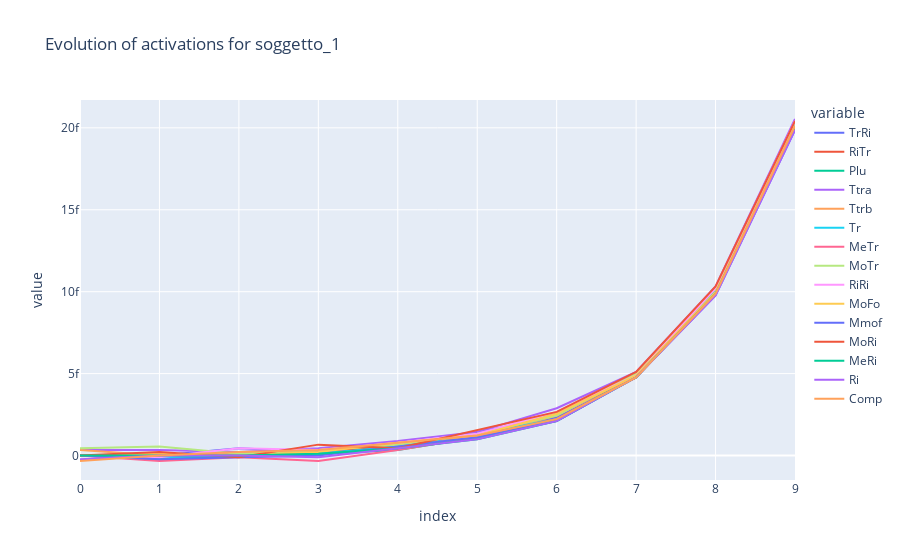
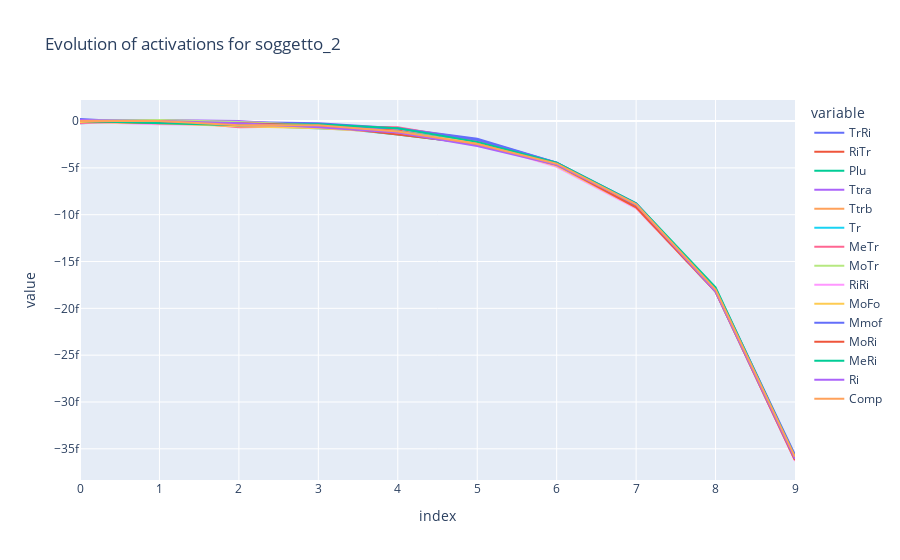
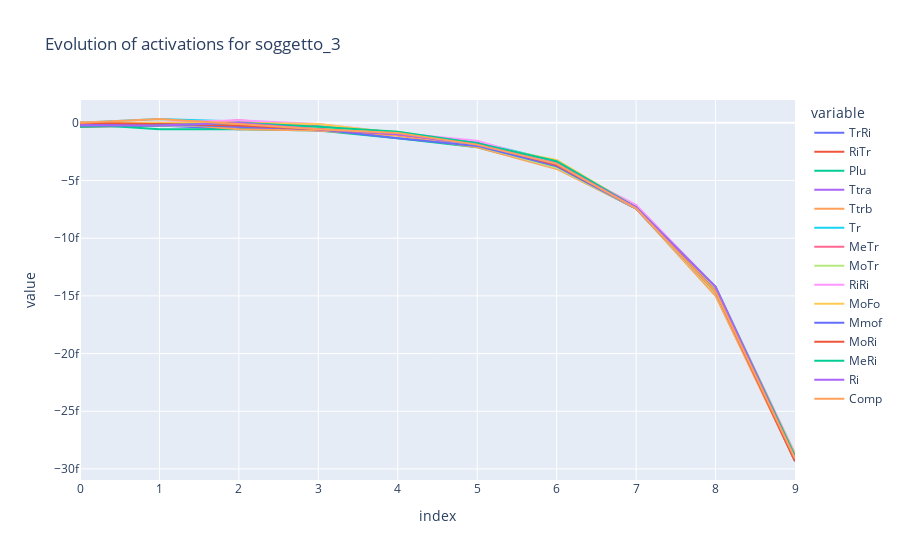

Notebook cell for these charts, in order:
### Code cell
# plot lineplots with plotly express for each subject
for subject in subjects:
    fig = px.line(df_evolve_dict_in[subject], title="Evolution of activations for {}".format(subject))
    fig.show()

### Figure 1 — Plotly figure (JSON) as saved in the notebook; plotly's stock layout.template omitted (floating-point values rounded to 4 significant figures)
{"data": [{"hovertemplate": "variable=TrRi<br>index=%{x}<br>value=%{y}<extra></extra>", "legendgroup": "TrRi", "line": {"color": "#636efa", "dash": "solid"}, "marker": {"symbol": "circle"}, "mode": "lines", "name": "TrRi", "orientation": "v", "showlegend": true, "type": "scatter", "x": [0, 1, 2, 3, 4, 5, 6, 7, 8, 9], "xaxis": "x", "y": [0, 0, 4.441e-16, 2.22e-16, 5.551e-16, 1.443e-15, 2.331e-15, 4.774e-15, 1.01e-14, 2.032e-14], "yaxis": "y"}, {"hovertemplate": "variable=RiTr<br>index=%{x}<br>value=%{y}<extra></extra>", "legendgroup": "RiTr", "line": {"color": "#EF553B", "dash": "solid"}, "marker": {"symbol": "circle"}, "mode": "lines", "name": "RiTr", "orientation": "v", "showlegend": true, "type": "scatter", "x": [0, 1, 2, 3, 4, 5, 6, 7, 8, 9], "xaxis": "x", "y": [0, -1.11e-16, 1.11e-16, 3.331e-16, 4.441e-16, 1.332e-15, 2.22e-15, 4.774e-15, 9.881e-15, 2.01e-14], "yaxis": "y"}, {"hovertemplate": "variable=Plu<br>index=%{x}<br>value=%{y}<extra></extra>", "legendgroup": "Plu", "line": {"color": "#00cc96", "dash": "solid"}, "marker": {"symbol": "circle"}, "mode": "lines", "name": "Plu", "orientation": "v", "showlegend": true, "type": "scatter", "x": [0, 1, 2, 3, 4, 5, 6, 7, 8, 9], "xaxis": "x", "y": [0, -2.22e-16, 0, 1.11e-16, 3.331e-16, 1.11e-15, 2.554e-15, 4.774e-15, 9.881e-15, 2.01e-14], "yaxis": "y"}, {"hovertemplate": "variable=Ttra<br>index=%{x}<br>value=%{y}<extra></extra>", "legendgroup": "Ttra", "line": {"color": "#ab63fa", "dash": "solid"}, "marker": {"symbol": "circle"}, "mode": "lines", "name": "Ttra", "orientation": "v", "showlegend": true, "type": "scatter", "x": [0, 1, 2, 3, 4, 5, 6, 7, 8, 9], "xaxis": "x", "y": [3.331e-16, 3.331e-16, 2.22e-16, 4.441e-16, 8.882e-16, 1.443e-15, 2.887e-15, 5.107e-15, 1.033e-14, 2.054e-14], "yaxis": "y"}, {"hovertemplate": "variable=Ttrb<br>index=%{x}<br>value=%{y}<extra></extra>", "legendgroup": "Ttrb", "line": {"color": "#FFA15A", "dash": "solid"}, "marker": {"symbol": "circle"}, "mode": "lines", "name": "Ttrb", "orientation": "v", "showlegend": true, "type": "scatter", "x": [0, 1, 2, 3, 4, 5, 6, 7, 8, 9], "xaxis": "x", "y": [3.331e-16, 0, 0, 3.331e-16, 6.661e-16, 1.11e-15, 2.442e-15, 4.885e-15, 1.01e-14, 2.021e-14], "yaxis": "y"}, {"hovertemplate": "variable=Tr<br>index=%{x}<br>value=%{y}<extra></extra>", "legendgroup": "Tr", "line": {"color": "#19d3f3", "dash": "solid"}, "marker": {"symbol": "circle"}, "mode": "lines", "name": "Tr", "orientation": "v", "showlegend": true, "type": "scatter", "x": [0, 1, 2, 3, 4, 5, 6, 7, 8, 9], "xaxis": "x", "y": [0, -1.11e-16, 0, 1.11e-16, 5.551e-16, 1.332e-15, 2.22e-15, 4.774e-15, 1.01e-14, 2.032e-14], "yaxis": "y"}, {"hovertemplate": "variable=MeTr<br>index=%{x}<br>value=%{y}<extra></extra>", "legendgroup": "MeTr", "line": {"color": "#FF6692", "dash": "solid"}, "marker": {"symbol": "circle"}, "mode": "lines", "name": "MeTr", "orientation": "v", "showlegend": true, "type": "scatter", "x": [0, 1, 2, 3, 4, 5, 6, 7, 8, 9], "xaxis": "x", "y": [0, -3.331e-16, -1.11e-16, -3.331e-16, 3.331e-16, 1.11e-15, 2.22e-15, 4.774e-15, 9.881e-15, 2.01e-14], "yaxis": "y"}, {"hovertemplate": "variable=MoTr<br>index=%{x}<br>value=%{y}<extra></extra>", "legendgroup": "MoTr", "line": {"color": "#B6E880", "dash": "solid"}, "marker": {"symbol": "circle"}, "mode": "lines", "name": "MoTr", "orientation": "v", "showlegend": true, "type": "scatter", "x": [0, 1, 2, 3, 4, 5, 6, 7, 8, 9], "xaxis": "x", "y": [4.441e-16, 5.551e-16, 1.11e-16, 3.331e-16, 6.661e-16, 1.332e-15, 2.442e-15, 4.996e-15, 1.021e-14, 2.032e-14], "yaxis": "y"}, {"hovertemplate": "variable=RiRi<br>index=%{x}<br>value=%{y}<extra></extra>", "legendgroup": "RiRi", "line": {"color": "#FF97FF", "dash": "solid"}, "marker": {"symbol": "circle"}, "mode": "lines", "name": "RiRi", "orientation": "v", "showlegend": true, "type": "scatter", "x": [0, 1, 2, 3, 4, 5, 6, 7, 8, 9], "xaxis": "x", "y": [0, -1.11e-16, 4.441e-16, 3.331e-16, 7.772e-16, 1.332e-15, 2.665e-15, 4.885e-15, 1.021e-14, 2.043e-14], "yaxis": "y"}, {"hovertemplate": "variable=MoFo<br>index=%{x}<br>value=%{y}<extra></extra>", "legendgroup": "MoFo", "line": {"color": "#FECB52", "dash": "solid"}, "marker": {"symbol": "circle"}, "mode": "lines", "name": "MoFo", "orientation": "v", "showlegend": true, "type": "scatter", "x": [0, 1, 2, 3, 4, 5, 6, 7, 8, 9], "xaxis": "x", "y": [0, 1.11e-16, 0, 2.22e-16, 7.772e-16, 1.221e-15, 2.554e-15, 4.885e-15, 9.992e-15, 2.01e-14], "yaxis": "y"}, {"hovertemplate": "variable=Mmof<br>index=%{x}<br>value=%{y}<extra></extra>", "legendgroup": "Mmof", "line": {"color": "#636efa", "dash": "solid"}, "marker": {"symbol": "circle"}, "mode": "lines", "name": "Mmof", "orientation": "v", "showlegend": true, "type": "scatter", "x": [0, 1, 2, 3, 4, 5, 6, 7, 8, 9], "xaxis": "x", "y": [0, -2.22e-16, -1.11e-16, 0, 5.551e-16, 1.11e-15, 2.109e-15, 4.774e-15, 9.77e-15, 1.987e-14], "yaxis": "y"}, {"hovertemplate": "variable=MoRi<br>index=%{x}<br>value=%{y}<extra></extra>", "legendgroup": "MoRi", "line": {"color": "#EF553B", "dash": "solid"}, "marker": {"symbol": "circle"}, "mode": "lines", "name": "MoRi", "orientation": "v", "showlegend": true, "type": "scatter", "x": [0, 1, 2, 3, 4, 5, 6, 7, 8, 9], "xaxis": "x", "y": [0, 2.22e-16, -1.11e-16, 6.661e-16, 4.441e-16, 1.554e-15, 2.665e-15, 5.107e-15, 1.033e-14, 2.043e-14], "yaxis": "y"}, {"hovertemplate": "variable=MeRi<br>index=%{x}<br>value=%{y}<extra></extra>", "legendgroup": "MeRi", "line": {"color": "#00cc96", "dash": "solid"}, "marker": {"symbol": "circle"}, "mode": "lines", "name": "MeRi", "orientation": "v", "showlegend": true, "type": "scatter", "x": [0, 1, 2, 3, 4, 5, 6, 7, 8, 9], "xaxis": "x", "y": [0, 0, 0, 1.11e-16, 4.441e-16, 9.992e-16, 2.109e-15, 4.774e-15, 9.881e-15, 1.998e-14], "yaxis": "y"}, {"hovertemplate": "variable=Ri<br>index=%{x}<br>value=%{y}<extra></extra>", "legendgroup": "Ri", "line": {"color": "#ab63fa", "dash": "solid"}, "marker": {"symbol": "circle"}, "mode": "lines", "name": "Ri", "orientation": "v", "showlegend": true, "type": "scatter", "x": [0, 1, 2, 3, 4, 5, 6, 7, 8, 9], "xaxis": "x", "y": [-2.22e-16, 0, 0, -1.11e-16, 4.441e-16, 9.992e-16, 2.109e-15, 4.774e-15, 9.77e-15, 1.987e-14], "yaxis": "y"}, {"hovertemplate": "variable=Comp<br>index=%{x}<br>value=%{y}<extra></extra>", "legendgroup": "Comp", "line": {"color": "#FFA15A", "dash": "solid"}, "marker": {"symbol": "circle"}, "mode": "lines", "name": "Comp", "orientation": "v", "showlegend": true, "type": "scatter", "x": [0, 1, 2, 3, 4, 5, 6, 7, 8, 9], "xaxis": "x", "y": [-3.331e-16, 0, 2.22e-16, 3.331e-16, 7.772e-16, 1.221e-15, 2.22e-15, 4.774e-15, 9.881e-15, 2.01e-14], "yaxis": "y"}], "layout": {"legend": {"title": {"text": "variable"}, "tracegroupgap": 0}, "title": {"text": "Evolution of activations for soggetto_1"}, "xaxis": {"anchor": "y", "domain": [0, 1], "title": {"text": "index"}}, "yaxis": {"anchor": "x", "domain": [0, 1], "title": {"text": "value"}}}}

### Figure 2 — Plotly figure (JSON) as saved in the notebook; plotly's stock layout.template omitted (floating-point values rounded to 4 significant figures)
{"data": [{"hovertemplate": "variable=TrRi<br>index=%{x}<br>value=%{y}<extra></extra>", "legendgroup": "TrRi", "line": {"color": "#636efa", "dash": "solid"}, "marker": {"symbol": "circle"}, "mode": "lines", "name": "TrRi", "orientation": "v", "showlegend": true, "type": "scatter", "x": [0, 1, 2, 3, 4, 5, 6, 7, 8, 9], "xaxis": "x", "y": [2.22e-16, -2.22e-16, -1.11e-16, -2.22e-16, -7.772e-16, -1.887e-15, -4.441e-15, -8.771e-15, -1.799e-14, -3.575e-14], "yaxis": "y"}, {"hovertemplate": "variable=RiTr<br>index=%{x}<br>value=%{y}<extra></extra>", "legendgroup": "RiTr", "line": {"color": "#EF553B", "dash": "solid"}, "marker": {"symbol": "circle"}, "mode": "lines", "name": "RiTr", "orientation": "v", "showlegend": true, "type": "scatter", "x": [0, 1, 2, 3, 4, 5, 6, 7, 8, 9], "xaxis": "x", "y": [-1.11e-16, -1.11e-16, -2.22e-16, -6.661e-16, -9.992e-16, -2.442e-15, -4.552e-15, -9.104e-15, -1.799e-14, -3.619e-14], "yaxis": "y"}, {"hovertemplate": "variable=Plu<br>index=%{x}<br>value=%{y}<extra></extra>", "legendgroup": "Plu", "line": {"color": "#00cc96", "dash": "solid"}, "marker": {"symbol": "circle"}, "mode": "lines", "name": "Plu", "orientation": "v", "showlegend": true, "type": "scatter", "x": [0, 1, 2, 3, 4, 5, 6, 7, 8, 9], "xaxis": "x", "y": [0, 0, -3.331e-16, -5.551e-16, -1.443e-15, -2.442e-15, -4.552e-15, -9.215e-15, -1.821e-14, -3.619e-14], "yaxis": "y"}, {"hovertemplate": "variable=Ttra<br>index=%{x}<br>value=%{y}<extra></extra>", "legendgroup": "Ttra", "line": {"color": "#ab63fa", "dash": "solid"}, "marker": {"symbol": "circle"}, "mode": "lines", "name": "Ttra", "orientation": "v", "showlegend": true, "type": "scatter", "x": [0, 1, 2, 3, 4, 5, 6, 7, 8, 9], "xaxis": "x", "y": [1.11e-16, 1.11e-16, 0, -5.551e-16, -7.772e-16, -2.22e-15, -4.441e-15, -9.215e-15, -1.81e-14, -3.608e-14], "yaxis": "y"}, {"hovertemplate": "variable=Ttrb<br>index=%{x}<br>value=%{y}<extra></extra>", "legendgroup": "Ttrb", "line": {"color": "#FFA15A", "dash": "solid"}, "marker": {"symbol": "circle"}, "mode": "lines", "name": "Ttrb", "orientation": "v", "showlegend": true, "type": "scatter", "x": [0, 1, 2, 3, 4, 5, 6, 7, 8, 9], "xaxis": "x", "y": [-1.11e-16, -1.11e-16, -5.551e-16, -6.661e-16, -1.11e-15, -2.22e-15, -4.552e-15, -9.104e-15, -1.821e-14, -3.619e-14], "yaxis": "y"}, {"hovertemplate": "variable=Tr<br>index=%{x}<br>value=%{y}<extra></extra>", "legendgroup": "Tr", "line": {"color": "#19d3f3", "dash": "solid"}, "marker": {"symbol": "circle"}, "mode": "lines", "name": "Tr", "orientation": "v", "showlegend": true, "type": "scatter", "x": [0, 1, 2, 3, 4, 5, 6, 7, 8, 9], "xaxis": "x", "y": [-2.22e-16, 0, -4.441e-16, -7.772e-16, -1.11e-15, -2.331e-15, -4.552e-15, -9.215e-15, -1.821e-14, -3.619e-14], "yaxis": "y"}, {"hovertemplate": "variable=MeTr<br>index=%{x}<br>value=%{y}<extra></extra>", "legendgroup": "MeTr", "line": {"color": "#FF6692", "dash": "solid"}, "marker": {"symbol": "circle"}, "mode": "lines", "name": "MeTr", "orientation": "v", "showlegend": true, "type": "scatter", "x": [0, 1, 2, 3, 4, 5, 6, 7, 8, 9], "xaxis": "x", "y": [-2.22e-16, 1.11e-16, -6.661e-16, -5.551e-16, -6.661e-16, -2.109e-15, -4.552e-15, -9.104e-15, -1.799e-14, -3.608e-14], "yaxis": "y"}, {"hovertemplate": "variable=MoTr<br>index=%{x}<br>value=%{y}<extra></extra>", "legendgroup": "MoTr", "line": {"color": "#B6E880", "dash": "solid"}, "marker": {"symbol": "circle"}, "mode": "lines", "name": "MoTr", "orientation": "v", "showlegend": true, "type": "scatter", "x": [0, 1, 2, 3, 4, 5, 6, 7, 8, 9], "xaxis": "x", "y": [0, 1.11e-16, -1.11e-16, -4.441e-16, -1.221e-15, -2.331e-15, -4.552e-15, -9.215e-15, -1.821e-14, -3.619e-14], "yaxis": "y"}, {"hovertemplate": "variable=RiRi<br>index=%{x}<br>value=%{y}<extra></extra>", "legendgroup": "RiRi", "line": {"color": "#FF97FF", "dash": "solid"}, "marker": {"symbol": "circle"}, "mode": "lines", "name": "RiRi", "orientation": "v", "showlegend": true, "type": "scatter", "x": [0, 1, 2, 3, 4, 5, 6, 7, 8, 9], "xaxis": "x", "y": [-1.11e-16, -3.331e-16, -4.441e-16, -6.661e-16, -1.332e-15, -2.331e-15, -4.885e-15, -9.326e-15, -1.821e-14, -3.63e-14], "yaxis": "y"}, {"hovertemplate": "variable=MoFo<br>index=%{x}<br>value=%{y}<extra></extra>", "legendgroup": "MoFo", "line": {"color": "#FECB52", "dash": "solid"}, "marker": {"symbol": "circle"}, "mode": "lines", "name": "MoFo", "orientation": "v", "showlegend": true, "type": "scatter", "x": [0, 1, 2, 3, 4, 5, 6, 7, 8, 9], "xaxis": "x", "y": [-1.11e-16, -2.22e-16, -5.551e-16, -7.772e-16, -1.221e-15, -2.331e-15, -4.774e-15, -9.215e-15, -1.821e-14, -3.619e-14], "yaxis": "y"}, {"hovertemplate": "variable=Mmof<br>index=%{x}<br>value=%{y}<extra></extra>", "legendgroup": "Mmof", "line": {"color": "#636efa", "dash": "solid"}, "marker": {"symbol": "circle"}, "mode": "lines", "name": "Mmof", "orientation": "v", "showlegend": true, "type": "scatter", "x": [0, 1, 2, 3, 4, 5, 6, 7, 8, 9], "xaxis": "x", "y": [0, -1.11e-16, -4.441e-16, -4.441e-16, -7.772e-16, -1.998e-15, -4.441e-15, -8.993e-15, -1.787e-14, -3.564e-14], "yaxis": "y"}, {"hovertemplate": "variable=MoRi<br>index=%{x}<br>value=%{y}<extra></extra>", "legendgroup": "MoRi", "line": {"color": "#EF553B", "dash": "solid"}, "marker": {"symbol": "circle"}, "mode": "lines", "name": "MoRi", "orientation": "v", "showlegend": true, "type": "scatter", "x": [0, 1, 2, 3, 4, 5, 6, 7, 8, 9], "xaxis": "x", "y": [0, -2.22e-16, -2.22e-16, -4.441e-16, -1.443e-15, -2.442e-15, -4.663e-15, -9.215e-15, -1.821e-14, -3.619e-14], "yaxis": "y"}, {"hovertemplate": "variable=MeRi<br>index=%{x}<br>value=%{y}<extra></extra>", "legendgroup": "MeRi", "line": {"color": "#00cc96", "dash": "solid"}, "marker": {"symbol": "circle"}, "mode": "lines", "name": "MeRi", "orientation": "v", "showlegend": true, "type": "scatter", "x": [0, 1, 2, 3, 4, 5, 6, 7, 8, 9], "xaxis": "x", "y": [0, -2.22e-16, -4.441e-16, -3.331e-16, -7.772e-16, -2.22e-15, -4.441e-15, -8.771e-15, -1.776e-14, -3.586e-14], "yaxis": "y"}, {"hovertemplate": "variable=Ri<br>index=%{x}<br>value=%{y}<extra></extra>", "legendgroup": "Ri", "line": {"color": "#ab63fa", "dash": "solid"}, "marker": {"symbol": "circle"}, "mode": "lines", "name": "Ri", "orientation": "v", "showlegend": true, "type": "scatter", "x": [0, 1, 2, 3, 4, 5, 6, 7, 8, 9], "xaxis": "x", "y": [0, 0, -2.22e-16, -6.661e-16, -1.221e-15, -2.665e-15, -4.663e-15, -8.882e-15, -1.821e-14, -3.608e-14], "yaxis": "y"}, {"hovertemplate": "variable=Comp<br>index=%{x}<br>value=%{y}<extra></extra>", "legendgroup": "Comp", "line": {"color": "#FFA15A", "dash": "solid"}, "marker": {"symbol": "circle"}, "mode": "lines", "name": "Comp", "orientation": "v", "showlegend": true, "type": "scatter", "x": [0, 1, 2, 3, 4, 5, 6, 7, 8, 9], "xaxis": "x", "y": [0, 0, -4.441e-16, -4.441e-16, -1.11e-15, -2.442e-15, -4.552e-15, -8.882e-15, -1.799e-14, -3.586e-14], "yaxis": "y"}], "layout": {"legend": {"title": {"text": "variable"}, "tracegroupgap": 0}, "title": {"text": "Evolution of activations for soggetto_2"}, "xaxis": {"anchor": "y", "domain": [0, 1], "title": {"text": "index"}}, "yaxis": {"anchor": "x", "domain": [0, 1], "title": {"text": "value"}}}}

### Figure 3 — Plotly figure (JSON) as saved in the notebook; plotly's stock layout.template omitted (floating-point values rounded to 4 significant figures)
{"data": [{"hovertemplate": "variable=TrRi<br>index=%{x}<br>value=%{y}<extra></extra>", "legendgroup": "TrRi", "line": {"color": "#636efa", "dash": "solid"}, "marker": {"symbol": "circle"}, "mode": "lines", "name": "TrRi", "orientation": "v", "showlegend": true, "type": "scatter", "x": [0, 1, 2, 3, 4, 5, 6, 7, 8, 9], "xaxis": "x", "y": [0, -2.22e-16, -5.551e-16, -3.331e-16, -8.882e-16, -1.887e-15, -3.775e-15, -7.438e-15, -1.465e-14, -2.931e-14], "yaxis": "y"}, {"hovertemplate": "variable=RiTr<br>index=%{x}<br>value=%{y}<extra></extra>", "legendgroup": "RiTr", "line": {"color": "#EF553B", "dash": "solid"}, "marker": {"symbol": "circle"}, "mode": "lines", "name": "RiTr", "orientation": "v", "showlegend": true, "type": "scatter", "x": [0, 1, 2, 3, 4, 5, 6, 7, 8, 9], "xaxis": "x", "y": [-3.331e-16, -2.22e-16, 0, -5.551e-16, -8.882e-16, -1.887e-15, -3.775e-15, -7.438e-15, -1.465e-14, -2.909e-14], "yaxis": "y"}, {"hovertemplate": "variable=Plu<br>index=%{x}<br>value=%{y}<extra></extra>", "legendgroup": "Plu", "line": {"color": "#00cc96", "dash": "solid"}, "marker": {"symbol": "circle"}, "mode": "lines", "name": "Plu", "orientation": "v", "showlegend": true, "type": "scatter", "x": [0, 1, 2, 3, 4, 5, 6, 7, 8, 9], "xaxis": "x", "y": [-1.11e-16, -5.551e-16, -5.551e-16, -6.661e-16, -1.332e-15, -2.109e-15, -3.886e-15, -7.438e-15, -1.477e-14, -2.931e-14], "yaxis": "y"}, {"hovertemplate": "variable=Ttra<br>index=%{x}<br>value=%{y}<extra></extra>", "legendgroup": "Ttra", "line": {"color": "#ab63fa", "dash": "solid"}, "marker": {"symbol": "circle"}, "mode": "lines", "name": "Ttra", "orientation": "v", "showlegend": true, "type": "scatter", "x": [0, 1, 2, 3, 4, 5, 6, 7, 8, 9], "xaxis": "x", "y": [-2.22e-16, -2.22e-16, -3.331e-16, -6.661e-16, -9.992e-16, -1.998e-15, -3.886e-15, -7.438e-15, -1.465e-14, -2.931e-14], "yaxis": "y"}, {"hovertemplate": "variable=Ttrb<br>index=%{x}<br>value=%{y}<extra></extra>", "legendgroup": "Ttrb", "line": {"color": "#FFA15A", "dash": "solid"}, "marker": {"symbol": "circle"}, "mode": "lines", "name": "Ttrb", "orientation": "v", "showlegend": true, "type": "scatter", "x": [0, 1, 2, 3, 4, 5, 6, 7, 8, 9], "xaxis": "x", "y": [-1.11e-16, 0, -5.551e-16, -6.661e-16, -1.11e-15, -2.109e-15, -3.997e-15, -7.438e-15, -1.499e-14, -2.931e-14], "yaxis": "y"}, {"hovertemplate": "variable=Tr<br>index=%{x}<br>value=%{y}<extra></extra>", "legendgroup": "Tr", "line": {"color": "#19d3f3", "dash": "solid"}, "marker": {"symbol": "circle"}, "mode": "lines", "name": "Tr", "orientation": "v", "showlegend": true, "type": "scatter", "x": [0, 1, 2, 3, 4, 5, 6, 7, 8, 9], "xaxis": "x", "y": [0, 3.331e-16, 1.11e-16, -2.22e-16, -8.882e-16, -1.665e-15, -3.331e-15, -7.327e-15, -1.443e-14, -2.898e-14], "yaxis": "y"}, {"hovertemplate": "variable=MeTr<br>index=%{x}<br>value=%{y}<extra></extra>", "legendgroup": "MeTr", "line": {"color": "#FF6692", "dash": "solid"}, "marker": {"symbol": "circle"}, "mode": "lines", "name": "MeTr", "orientation": "v", "showlegend": true, "type": "scatter", "x": [0, 1, 2, 3, 4, 5, 6, 7, 8, 9], "xaxis": "x", "y": [-1.11e-16, -2.22e-16, 2.22e-16, -3.331e-16, -8.882e-16, -1.887e-15, -3.442e-15, -7.327e-15, -1.432e-14, -2.898e-14], "yaxis": "y"}, {"hovertemplate": "variable=MoTr<br>index=%{x}<br>value=%{y}<extra></extra>", "legendgroup": "MoTr", "line": {"color": "#B6E880", "dash": "solid"}, "marker": {"symbol": "circle"}, "mode": "lines", "name": "MoTr", "orientation": "v", "showlegend": true, "type": "scatter", "x": [0, 1, 2, 3, 4, 5, 6, 7, 8, 9], "xaxis": "x", "y": [0, -2.22e-16, -2.22e-16, -4.441e-16, -7.772e-16, -1.998e-15, -3.886e-15, -7.438e-15, -1.477e-14, -2.909e-14], "yaxis": "y"}, {"hovertemplate": "variable=RiRi<br>index=%{x}<br>value=%{y}<extra></extra>", "legendgroup": "RiRi", "line": {"color": "#FF97FF", "dash": "solid"}, "marker": {"symbol": "circle"}, "mode": "lines", "name": "RiRi", "orientation": "v", "showlegend": true, "type": "scatter", "x": [0, 1, 2, 3, 4, 5, 6, 7, 8, 9], "xaxis": "x", "y": [0, 0, 2.22e-16, -1.11e-16, -8.882e-16, -1.554e-15, -3.553e-15, -7.105e-15, -1.421e-14, -2.864e-14], "yaxis": "y"}, {"hovertemplate": "variable=MoFo<br>index=%{x}<br>value=%{y}<extra></extra>", "legendgroup": "MoFo", "line": {"color": "#FECB52", "dash": "solid"}, "marker": {"symbol": "circle"}, "mode": "lines", "name": "MoFo", "orientation": "v", "showlegend": true, "type": "scatter", "x": [0, 1, 2, 3, 4, 5, 6, 7, 8, 9], "xaxis": "x", "y": [0, 0, 0, -1.11e-16, -8.882e-16, -1.887e-15, -3.22e-15, -7.327e-15, -1.432e-14, -2.875e-14], "yaxis": "y"}, {"hovertemplate": "variable=Mmof<br>index=%{x}<br>value=%{y}<extra></extra>", "legendgroup": "Mmof", "line": {"color": "#636efa", "dash": "solid"}, "marker": {"symbol": "circle"}, "mode": "lines", "name": "Mmof", "orientation": "v", "showlegend": true, "type": "scatter", "x": [0, 1, 2, 3, 4, 5, 6, 7, 8, 9], "xaxis": "x", "y": [-2.22e-16, -1.11e-16, -3.331e-16, -5.551e-16, -1.332e-15, -1.998e-15, -3.775e-15, -7.438e-15, -1.465e-14, -2.909e-14], "yaxis": "y"}, {"hovertemplate": "variable=MoRi<br>index=%{x}<br>value=%{y}<extra></extra>", "legendgroup": "MoRi", "line": {"color": "#EF553B", "dash": "solid"}, "marker": {"symbol": "circle"}, "mode": "lines", "name": "MoRi", "orientation": "v", "showlegend": true, "type": "scatter", "x": [0, 1, 2, 3, 4, 5, 6, 7, 8, 9], "xaxis": "x", "y": [0, -1.11e-16, -2.22e-16, -5.551e-16, -9.992e-16, -1.776e-15, -3.664e-15, -7.327e-15, -1.465e-14, -2.931e-14], "yaxis": "y"}, {"hovertemplate": "variable=MeRi<br>index=%{x}<br>value=%{y}<extra></extra>", "legendgroup": "MeRi", "line": {"color": "#00cc96", "dash": "solid"}, "marker": {"symbol": "circle"}, "mode": "lines", "name": "MeRi", "orientation": "v", "showlegend": true, "type": "scatter", "x": [0, 1, 2, 3, 4, 5, 6, 7, 8, 9], "xaxis": "x", "y": [-3.331e-16, -2.22e-16, 0, -3.331e-16, -7.772e-16, -1.776e-15, -3.331e-15, -7.327e-15, -1.421e-14, -2.887e-14], "yaxis": "y"}, {"hovertemplate": "variable=Ri<br>index=%{x}<br>value=%{y}<extra></extra>", "legendgroup": "Ri", "line": {"color": "#ab63fa", "dash": "solid"}, "marker": {"symbol": "circle"}, "mode": "lines", "name": "Ri", "orientation": "v", "showlegend": true, "type": "scatter", "x": [0, 1, 2, 3, 4, 5, 6, 7, 8, 9], "xaxis": "x", "y": [-2.22e-16, -2.22e-16, 0, -5.551e-16, -9.992e-16, -1.887e-15, -3.553e-15, -7.327e-15, -1.421e-14, -2.909e-14], "yaxis": "y"}, {"hovertemplate": "variable=Comp<br>index=%{x}<br>value=%{y}<extra></extra>", "legendgroup": "Comp", "line": {"color": "#FFA15A", "dash": "solid"}, "marker": {"symbol": "circle"}, "mode": "lines", "name": "Comp", "orientation": "v", "showlegend": true, "type": "scatter", "x": [0, 1, 2, 3, 4, 5, 6, 7, 8, 9], "xaxis": "x", "y": [0, 3.331e-16, -1.11e-16, -5.551e-16, -8.882e-16, -1.887e-15, -3.553e-15, -7.438e-15, -1.465e-14, -2.909e-14], "yaxis": "y"}], "layout": {"legend": {"title": {"text": "variable"}, "tracegroupgap": 0}, "title": {"text": "Evolution of activations for soggetto_3"}, "xaxis": {"anchor": "y", "domain": [0, 1], "title": {"text": "index"}}, "yaxis": {"anchor": "x", "domain": [0, 1], "title": {"text": "value"}}}}
